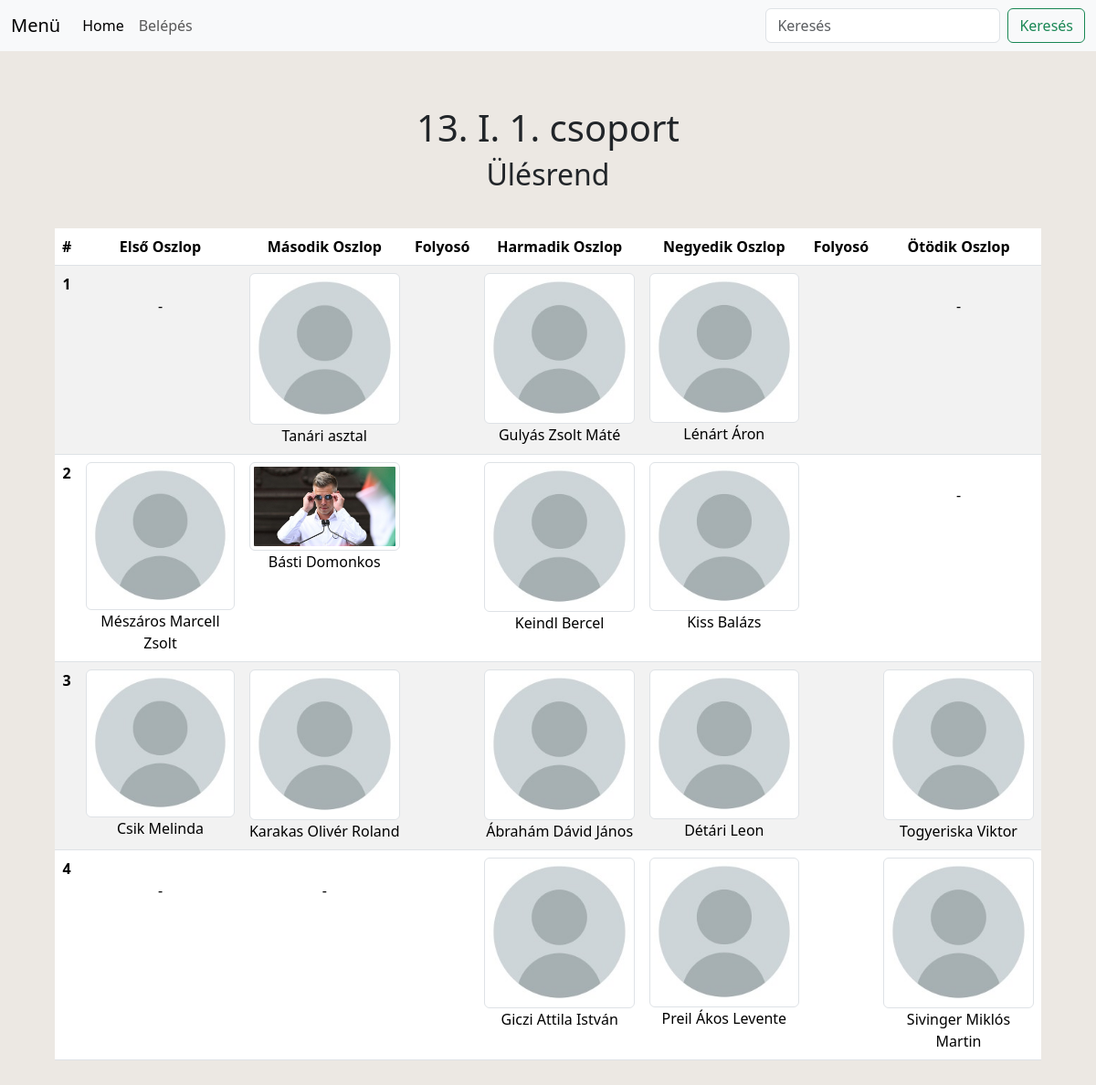
The page / on the database its author committed.
### tables this page shows
CREATE TABLE `osztaly` (
  `id` int(11) NOT NULL,
  `nev` tinytext NOT NULL,
  `sor` tinyint(3) UNSIGNED NOT NULL,
  `oszlop` tinyint(3) UNSIGNED NOT NULL,
  `username` varchar(20) DEFAULT NULL,
  `password` varchar(256) DEFAULT NULL,
  `isAdmin` tinyint(4) DEFAULT NULL
);

### index.php (the view, shortened to what this page needs)
<?php
$searchBar = true;
require("common/db.req.php");
$name = '';
include("common/head.inc.php");
include("common/nav.inc.php");
?>
<section>
  <div>
    <h1> 13. I. 1. csoport</h1>
    <h2> Ülésrend</h2>
  </div>
  <table class="table table-striped">
    <thead>
      <tr>
        <th scope="col">#</th>
        <th scope="col">Első Oszlop</th>
        <th scope="col">Második Oszlop</th>
        <th scope="col">Folyosó</th>
        <th scope="col">Harmadik Oszlop </th>
        <th scope="col">Negyedik Oszlop</th>
        <th scope="col">Folyosó</th>
        <th scope="col">Ötödik Oszlop</th>
      </tr>
    </thead>
    <tbody>
      <?php
      $sql = "SELECT id, nev, sor, oszlop FROM osztaly ORDER BY sor, oszlop";
      $result = $conn->query($sql);
      $sor = NULL;
      if ($result->num_rows > 0) {
        while ($row = $result->fetch_assoc()) {
          if ($sor !== $row["sor"]) {
            if ($sor !== NULL)
              echo "</tr>"; ?>
            <tr>
              <th scope="row"><?php echo $row["sor"] + 1; ?></th>
              <?php
              $sor = $row["sor"];
          }
          $class = '';
          $profileImage = "<img class=\"img-thumbnail pfp\" src=\"uploads/profilePictures/-1.jpg\">";
          if(file_exists("uploads/profilePictures/".$row["id"].".jpg")){
            $profileImage = "<img class=\"img-thumbnail pfp\" src=\"uploads/profilePictures/".$row["id"].".jpg"."\">";
          } elseif (str_contains($row["nev"], "-")){
            $profileImage = "";
          }
          $nev = $row["nev"];
          echo "<td".$class.">".$profileImage."<br>".$nev."</td>";
          if ($row["oszlop"] == 1 or $row["oszlop"] == 3) {
            echo "<td>  </td>";
          }
        }
      } else {
        echo "0 results";
      }
      ?>
      </tr>
    </tbody>
  </table>
</section>
<?php include("common/footer.inc.php"); ?>

### common/head.inc.php (shortened to what this page needs)
<!DOCTYPE html>
<html lang="hu">
<head>
    <link href="https://cdn.jsdelivr.net/npm/bootstrap@5.3.3/dist/css/bootstrap.min.css" rel="stylesheet"
>
</head>

### common/nav.inc.php (shortened to what this page needs)
<body>
    <nav class="navbar navbar-expand-lg bg-body-tertiary">
        <div class="container-fluid">
            <a class="navbar-brand">Menü</a>
            <div class="collapse navbar-collapse" id="navbarSupportedContent">
                <ul class="navbar-nav me-auto mb-2 mb-lg-0">
                    <li class="nav-item">
                        <a class="nav-link active" aria-current="page" href="index.php">Home</a>
                    </li>
                    <?php
                    if (!isset($_SESSION["id"])) { ?>
                        <li class="nav-item">
                            <a class="nav-link" href="login.php">Belépés</a>
                        </li>
                    <?php } if (isset($_SESSION["isAdmin"]) and $_SESSION["isAdmin"] == "1") { ?>
                        <li class="nav-item">
                            <a class="nav-link" href="admin.php">Admin panel</a>
                        </li>
                    <?php } ?>
                </ul>
                <?php if ($searchBar === true) { ?>
                    <form class="d-flex" role="search" action="index.php" method="POST">
                        <input class="form-control me-2" type="search" placeholder="Keresés" aria-label="Search"
                            name="keresett_nev" value="<?php echo $name; ?>">
                        <button class="btn btn-outline-success" type="submit">Keresés</button>
                    </form>
                <?php } ?>
            </div>
        </div>
    </nav>

### common/footer.inc.php (shortened to what this page needs)
</body>
</html>

### common/footer.inc.php (style rules this page uses)
body { background-color: rgb(236, 232, 227); }
section { padding: 60px; text-align: center; }
h1 { padding: 20px auto; text-align: center; }
h2 { padding: 20px auto; text-align: center; margin-bottom: 40px; }
.pfp { height: 100%; width: 100%; max-width: 200px; max-height: 200px; }

### rows shown on the page
osztaly: $row["sor"] + 1 "1", nev "-"
osztaly: nev "Tanári asztal"
osztaly: nev "Gulyás Zsolt Máté"
osztaly: nev "Lénárt Áron"
osztaly: nev "-"
osztaly: $row["sor"] + 1 "2", nev "Mészáros Marcell Zsolt"
osztaly: nev "Básti Domonkos"
osztaly: nev "Keindl Bercel"
osztaly: nev "Kiss Balázs"
osztaly: nev "-"
osztaly: $row["sor"] + 1 "3", nev "Csik Melinda"
osztaly: nev "Karakas Olivér Roland"
osztaly: nev "Ábrahám Dávid János"
osztaly: nev "Détári Leon"
osztaly: nev "Togyeriska Viktor"
osztaly: $row["sor"] + 1 "4", nev "-"
osztaly: nev "-"
osztaly: nev "Giczi Attila István"
osztaly: nev "Preil Ákos Levente"
osztaly: nev "Sivinger Miklós Martin"
